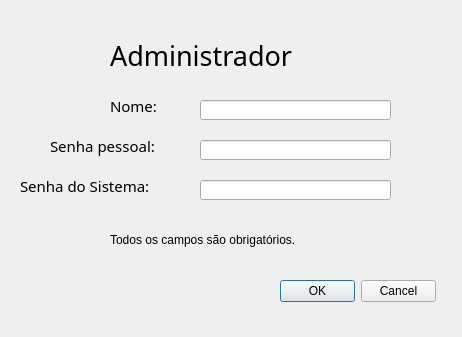
<?xml version="1.0" encoding="UTF-8"?>
<ui version="4.0">
 <class>administrador</class>
 <widget class="QDialog" name="administrador">
  <property name="geometry">
   <rect>
    <x>0</x>
    <y>0</y>
    <width>462</width>
    <height>337</height>
   </rect>
  </property>
  <property name="windowTitle">
   <string>Dialog</string>
  </property>
  <widget class="QLabel" name="label">
   <property name="geometry">
    <rect>
     <x>110</x>
     <y>40</y>
     <width>281</width>
     <height>31</height>
    </rect>
   </property>
   <property name="font">
    <font>
     <family>Century Gothic</family>
     <pointsize>20</pointsize>
     <weight>50</weight>
     <bold>false</bold>
    </font>
   </property>
   <property name="text">
    <string>Administrador</string>
   </property>
  </widget>
  <widget class="QLineEdit" name="txtNome">
   <property name="geometry">
    <rect>
     <x>200</x>
     <y>100</y>
     <width>191</width>
     <height>20</height>
    </rect>
   </property>
   <property name="maxLength">
    <number>100</number>
   </property>
  </widget>
  <widget class="QLineEdit" name="txtSenha">
   <property name="geometry">
    <rect>
     <x>200</x>
     <y>180</y>
     <width>191</width>
     <height>20</height>
    </rect>
   </property>
   <property name="maxLength">
    <number>12</number>
   </property>
   <property name="echoMode">
    <enum>QLineEdit::PasswordEchoOnEdit</enum>
   </property>
  </widget>
  <widget class="QLabel" name="label_3">
   <property name="geometry">
    <rect>
     <x>50</x>
     <y>130</y>
     <width>131</width>
     <height>31</height>
    </rect>
   </property>
   <property name="font">
    <font>
     <family>Century Gothic</family>
     <pointsize>11</pointsize>
     <weight>50</weight>
     <bold>false</bold>
    </font>
   </property>
   <property name="text">
    <string>Senha pessoal:</string>
   </property>
  </widget>
  <widget class="QLabel" name="label_2">
   <property name="geometry">
    <rect>
     <x>110</x>
     <y>90</y>
     <width>71</width>
     <height>31</height>
    </rect>
   </property>
   <property name="font">
    <font>
     <family>Century Gothic</family>
     <pointsize>11</pointsize>
     <weight>50</weight>
     <bold>false</bold>
    </font>
   </property>
   <property name="text">
    <string>Nome:</string>
   </property>
  </widget>
  <widget class="QLineEdit" name="txtSenhaP">
   <property name="geometry">
    <rect>
     <x>200</x>
     <y>140</y>
     <width>191</width>
     <height>20</height>
    </rect>
   </property>
   <property name="maxLength">
    <number>12</number>
   </property>
   <property name="echoMode">
    <enum>QLineEdit::PasswordEchoOnEdit</enum>
   </property>
  </widget>
  <widget class="QDialogButtonBox" name="buttonBox_2">
   <property name="geometry">
    <rect>
     <x>280</x>
     <y>280</y>
     <width>156</width>
     <height>23</height>
    </rect>
   </property>
   <property name="standardButtons">
    <set>QDialogButtonBox::Cancel|QDialogButtonBox::Ok</set>
   </property>
  </widget>
  <widget class="QLabel" name="label_5">
   <property name="geometry">
    <rect>
     <x>20</x>
     <y>170</y>
     <width>161</width>
     <height>31</height>
    </rect>
   </property>
   <property name="font">
    <font>
     <family>Century Gothic</family>
     <pointsize>11</pointsize>
     <weight>50</weight>
     <bold>false</bold>
    </font>
   </property>
   <property name="text">
    <string>Senha do Sistema:</string>
   </property>
  </widget>
  <widget class="QLabel" name="label_4">
   <property name="geometry">
    <rect>
     <x>110</x>
     <y>230</y>
     <width>211</width>
     <height>20</height>
    </rect>
   </property>
   <property name="text">
    <string>Todos os campos são obrigatórios.</string>
   </property>
  </widget>
 </widget>
 <tabstops>
  <tabstop>txtNome</tabstop>
  <tabstop>txtSenhaP</tabstop>
  <tabstop>txtSenha</tabstop>
 </tabstops>
 <resources/>
 <connections/>
</ui>
